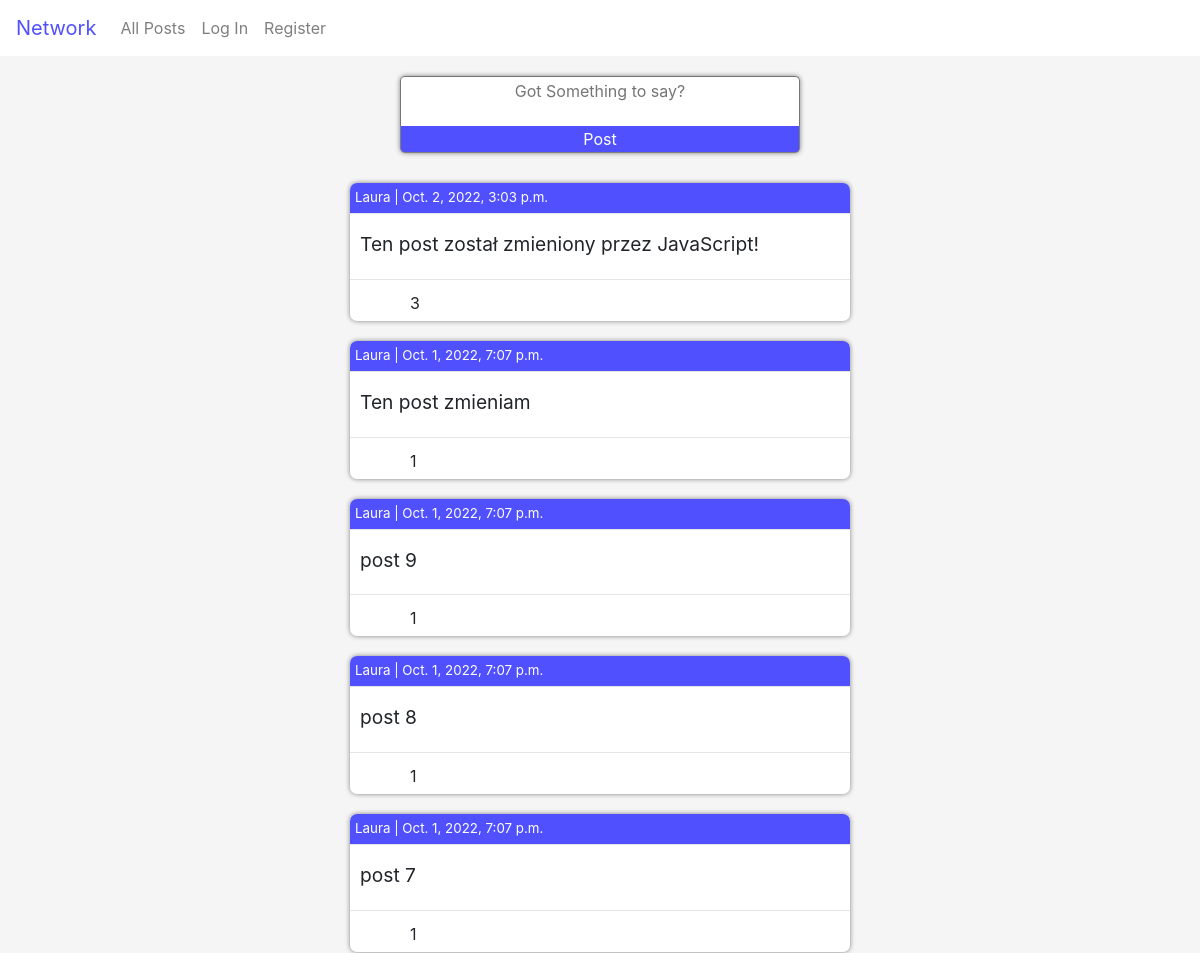
The app's page / (upper part), older data.
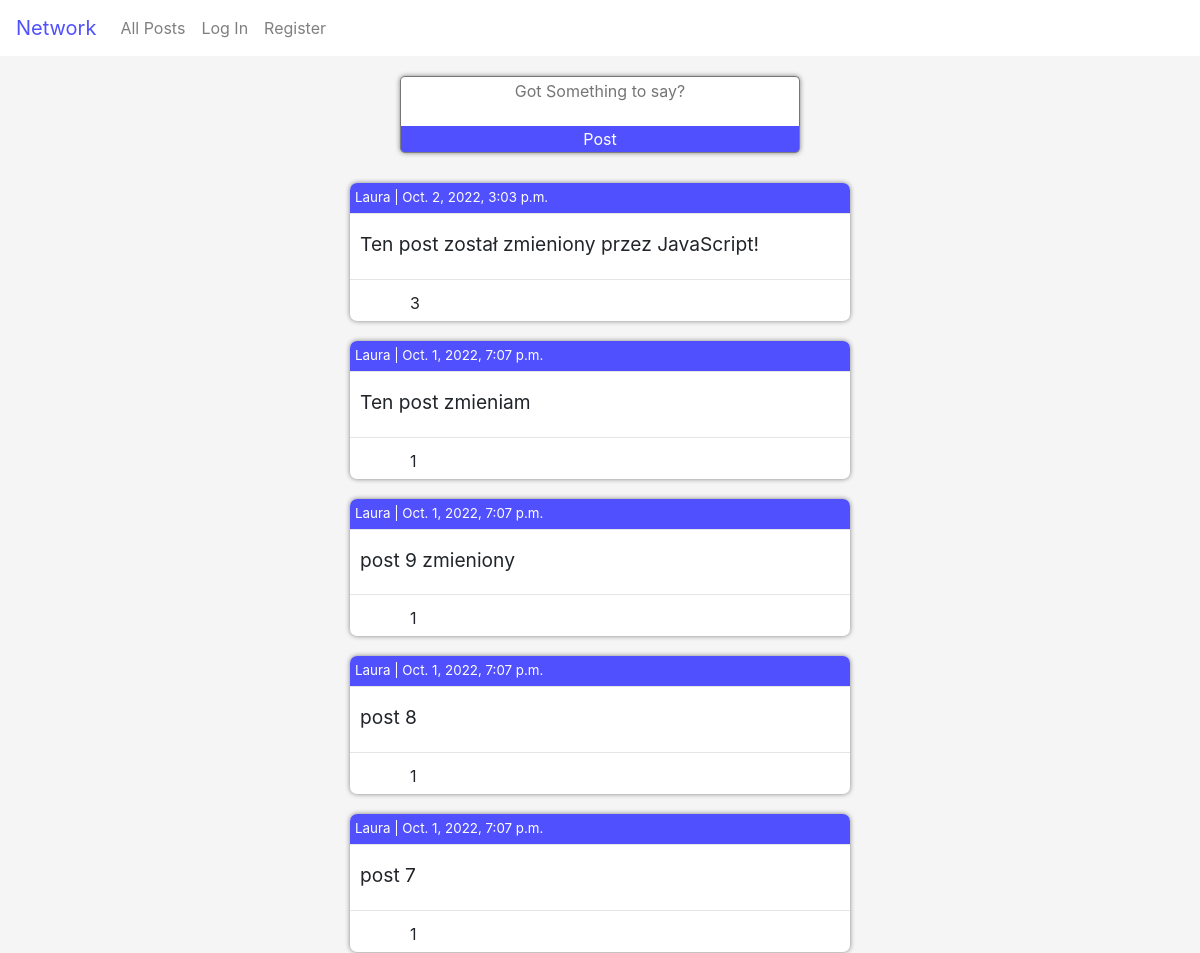
The same page, newer data.
### network/models.py (models this page shows)
class Post(models.Model):
    poster = models.ForeignKey(User, on_delete=models.CASCADE, related_name='posts')
    timestamp = models.DateTimeField(auto_now_add=True)
    body = models.TextField(max_length=300)
    likes = models.ManyToManyField(User, related_name='likes')

class User(AbstractUser):
    is_following = models.ManyToManyField('self', symmetrical=False, related_name='followed_by')
    followers = models.ManyToManyField('self', symmetrical=False)
    def __str__(self):
        return f'{self.username}'

### network/views.py (the view, shortened to what this page needs)
# urls.py: path("", views.index, name="index"),
def index(request):
    post_form = PostForm()
    posts = Post.objects.all().order_by('-timestamp')
    paginator = Paginator(posts, 10)
    page_number = request.GET.get('page')
    page_obj = paginator.get_page(page_number)
    context = {
       'post_form': post_form,
       'page_obj': page_obj,
       'type':'index'
    }
    return render(request, "network/index.html", context)

### network/forms.py
class PostForm(ModelForm):
  class Meta:
    model = Post
    fields = ['body']
    labels = {
      'body': ''
    }
    widgets = {
      'body' : Textarea(attrs=
                        {'cols': 40,
                        'rows': 10,
                        'placeholder' : 'Got Something to say?'
                        })
    }

### network/templates/network/index.html (shortened to what this page needs)
{% extends "network/layout.html" %}
{% block body %}
    {% if type == 'index' %}
    <div id="post_form_container">
        <form action='' method='post' id='post_form_html'>
            {{post_form}}
            <input type='submit' value="Post" id='post_button'>
        </form>
    </div>
    {% endif %}
    <div id='feed'>
    {% for post in page_obj %}
        <div class='post'>
            <div class='poster'>
                <p class='poster_text'>
                <a href='{% url 'profile'  post.poster.id %}' class='profile_link'>{{post.poster}}</a>
                | {{post.timestamp}}
                </p>
            </div>
            <hr>
            <div class='post_body' id='post_div_{{ post.id }}'>
                <p class='post_body_text' id='post_{{ post.id }}'>{{post.body|linebreaksbr}}</p>
            </div>
            <hr>
            <div class='post_likes'>
                {% if request.user.is_authenticated %}
                    {% if request.user in post.likes.all %}
                        <button class='like_button' id='like_button_{{post.id}}'>Unlike</button>
                        <p class='likes' id='likes_{{post.id}}'>{{ post.likes.all.count }}</p>
                        {% elif request.user not in post.likes.all %}
                        <button class='like_button' id='like_button_{{post.id}}'>Like</button>
                        <p class='likes' id='likes_{{post.id}}'>{{ post.likes.all.count }}</p>
                    {% endif %}
                {% else %}
                    <p class='likes' id='likes_{{post.id}}' style ="position:static/">{{ post.likes.all.count }}</p>
                {% endif %}
            </div>
        </div>
    {% endfor %}
    </div>
{% endblock %}

Row changes from the older to the newer data that the page shows:
changed Post: body "post 9" → "post 9 zmieniony"
